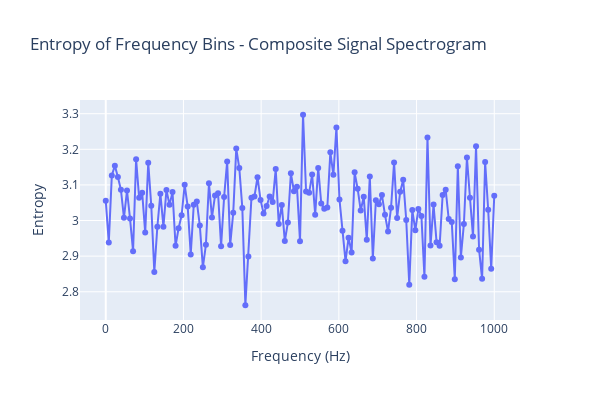

Write notebook code for a chart like this one.
### Code cell
entropies = []

for i in range(Sxx.shape[1]):
    freq_bin_signal = Sxx[:, i]
    entropies.append(ut.entropy(freq_bin_signal))

fig = go.Figure(data=go.Scatter(x=F, y=entropies, mode='lines+markers'))
fig.update_layout(title='Entropy of Frequency Bins - Composite Signal Spectrogram', xaxis_title='Frequency (Hz)', yaxis_title='Entropy', height=400, width=600)
fig.show()

### Figure 1 — Plotly figure (JSON) as saved in the notebook; plotly's stock layout.template omitted (floating-point values rounded to 4 significant figures; data arrays with more than 128 entries replaced by an {"elided": "..."} marker saying what was removed)
{"data": [{"mode": "lines+markers", "type": "scatter", "x": {"elided": "129 float values"}, "y": {"elided": "129 float values"}}], "layout": {"height": 400, "title": {"text": "Entropy of Frequency Bins - Composite Signal Spectrogram"}, "width": 600, "xaxis": {"title": {"text": "Frequency (Hz)"}}, "yaxis": {"title": {"text": "Entropy"}}}}
